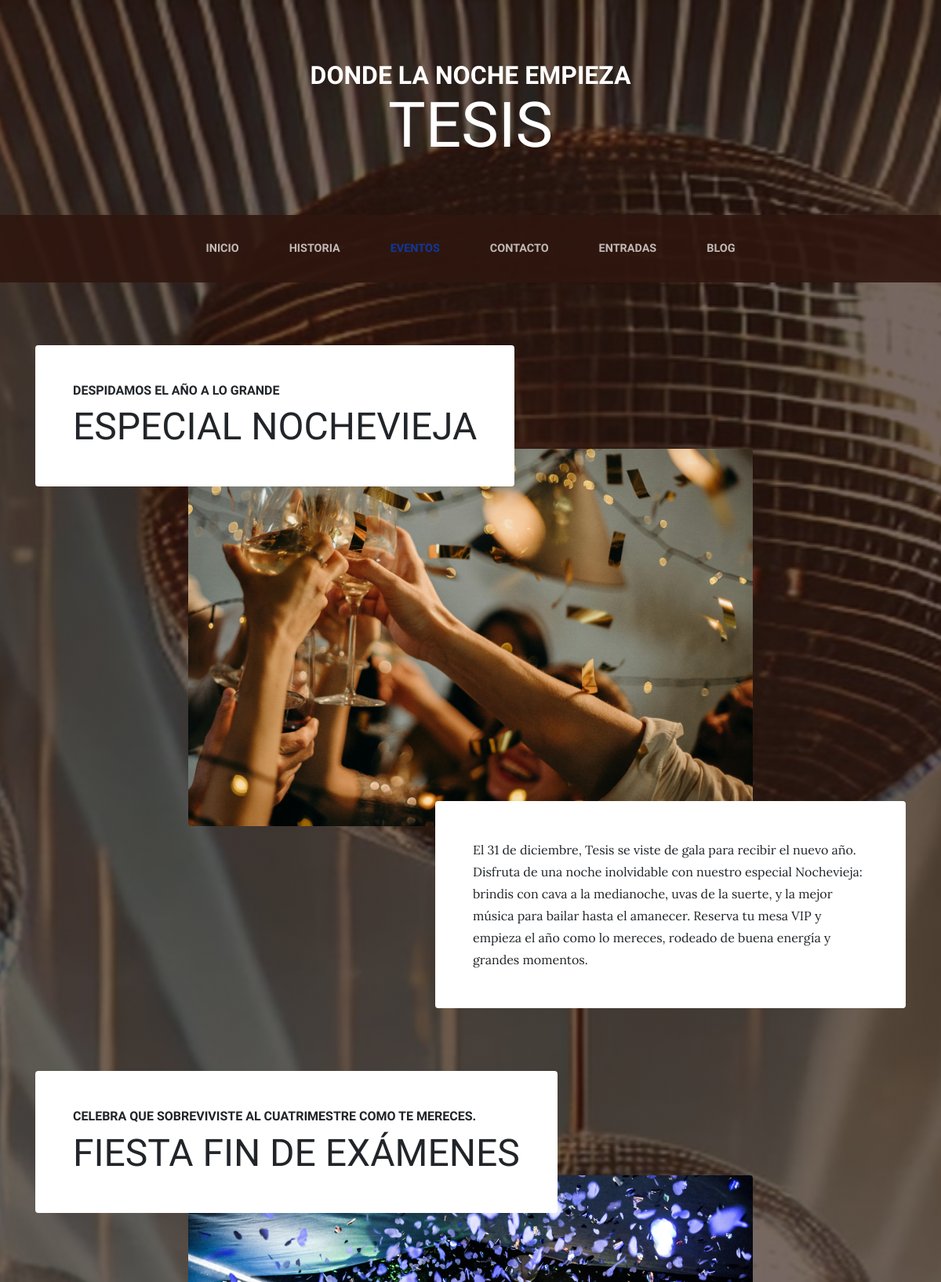
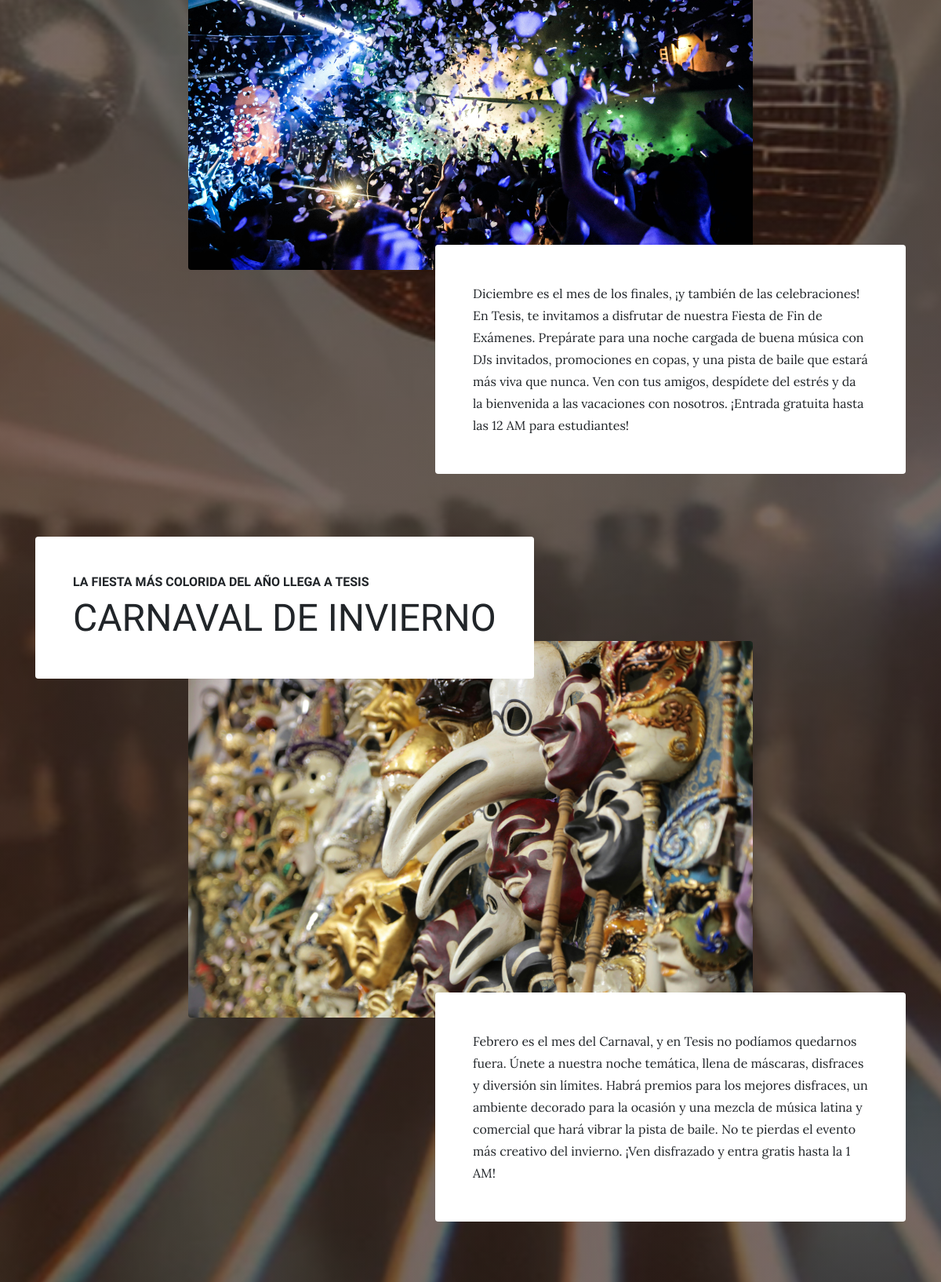
Page /services/ (upper part) on the committed database (2 pictures, top to bottom).
### services/models.py (models this page shows, shortened)
class Service(models.Model):
    title = models.CharField(max_length=200, verbose_name="Título")
    subtitle = models.CharField(max_length=200, verbose_name="Subtítulo")
    content = models.TextField(verbose_name="Contenido")
    image = models.ImageField(verbose_name="Imagen", upload_to="services")
    created = models.DateTimeField(auto_now_add=True, verbose_name="Fecha de creación")
    updated = models.DateTimeField(auto_now=True, verbose_name="Fecha de edición")
    class Meta:
        verbose_name = "servicio"
        verbose_name_plural = "servicios"
        ordering = ['-created']

### services/views.py (the view)
# urls.py: path('', views.services, name="services"),
def services(request):
    services = Service.objects.all()
    return render(request, "services/services.html",
{'services':services})

### pages/templatetags/pages_extras.py (called while the page is built)
@register.simple_tag
def get_page_list():
    pages = Page.objects.all()
    return pages

### social/processors.py (called while the page is built)
def ctx_dict(request):
    ctx = {}
    links = Link.objects.all()
    for link in links:
        ctx[link.key] = link.url
    return ctx

### services/templates/services/services.html (shortened to what this page needs)
{% extends 'core/base.html' %}
{% load static %}
{% block content %}
{% for service in services reversed %}
<section class="page-section">
  <div class="container">
    <div class="product-item">
      <div class="product-item-title d-flex">
        <div class="bg-faded p-5 d-flex mr-auto rounded">
          <h2 class="section-heading mb-0">
            <span class="section-heading-upper">
              {{ service.subtitle }}
            </span>
            <span class="section-heading-lower">
              {{ service.title }}
            </span>
          </h2>
        </div>
      </div>
      <img class="product-item-img mx-auto d-flex rounded img-fluid mb-3"
           src="{{ service.image.url }}" alt="{{ service.title }}">
      <div class="product-item-description d-flex ml-auto">
        <div class="bg-faded p-5 rounded">
          <p class="mb-0">{{ service.content }}</p>
        </div>
      </div>
    </div>
  </div>
</section>
{% endfor %}
{% endblock %}

### core/templates/core/base.html (shortened to what this page needs)
<!DOCTYPE html>
<html lang="es">
<head>
    {% load static %}
    {% load pages_extras %}
    <link href="{% static 'core/vendor/bootstrap/css/bootstrap.min.css'%}" rel="stylesheet">
    <link href="{% static 'core/vendor/font-awesome/css/font-awesome.min.css' %}" rel="stylesheet" type="text/css">
    <link href="{% static 'core/css/business-casual.css' %}?v=2" rel="stylesheet">
</head>
<body>
    <h1 class="site-heading text-center text-white d-none d-lg-block">
        <span class="site-heading-upper text-primary mb-3">Donde la Noche Empieza</span>
        <span class="site-heading-lower">Tesis</span>
    </h1>
    <nav class="navbar navbar-expand-lg navbar-dark py-lg-4" id="mainNav">
        <div class="container">
            <div class="collapse navbar-collapse" id="navbarResponsive">
                <ul class="navbar-nav mx-auto">
                    <li class="nav-item px-lg-4 {% if request.path == '/' %}active{% endif %}">
                        <a class="nav-link text-uppercase text-expanded" href="{% url 'index' %}">Inicio</a>
                    </li>
                    <li class="nav-item px-lg-4 {% if request.path == '/about/' %}active{% endif %}">
                        <a class="nav-link text-uppercase text-expanded" href="{% url 'about' %}">Historia</a>
                    </li>
                    <li class="nav-item px-lg-4 {% if request.path == '/services/' %}active{% endif %}">
                        <a class="nav-link text-uppercase text-expanded" href="{% url 'services' %}">Eventos</a>
                    </li>
                    <li class="nav-item px-lg-4 {% if request.path == '/store/' %}active{% endif %}">
                        <a class="nav-link text-uppercase text-expanded" href="{% url 'store' %}">Contacto</a>
                    </li>
                    <li class="nav-item px-lg-4 {% if request.path == '/contact/' %}active{% endif %}">
                        <a class="nav-link text-uppercase text-expanded" href="{% url 'contact' %}">Entradas</a>
                    </li>
                    <li class="nav-item px-lg-4 {% if request.path|slice:":6" == '/blog/' %}active{% endif %}">
                        <a class="nav-link text-uppercase text-expanded" href="{% url 'blog' %}">Blog</a>
                    </li>
                </ul>
            </div>
        </div>
    </nav>
    {% block content %} {% endblock %}
                {% load pages_extras %}
                {% get_page_list as page_list %}
</body>
</html>

### core/static/core/css/business-casual.css (style rules this page uses)
body { font-family: 'Lora'; background: linear-gradient(rgba(47, 23, 15, 0.65), rgba(47, 23, 15, 0.65)), url("../img/bg2.jpg"); background-attachment: fixed; background-position: center; background-size: cover; }
h1, h2, h3, h4, h5, h6 { font-family: 'Raleway'; }
p { line-height: 1.75; }
.site-heading { margin-top: 5rem; margin-bottom: 5rem; text-transform: uppercase; line-height: 1; font-family: 'Raleway'; }
.site-heading .site-heading-upper { display: block; font-size: 2rem; font-weight: 800; }
.site-heading .site-heading-lower { font-size: 5rem; font-weight: 100; line-height: 4rem; }
.page-section { margin-top: 5rem; margin-bottom: 5rem; }
.section-heading { text-transform: uppercase; }
.section-heading .section-heading-upper { display: block; font-size: 1rem; font-weight: 800; padding-bottom:.5rem; }
.section-heading .section-heading-lower { display: block; font-size: 3rem; font-weight: 100; }
.bg-faded { background-color: rgb(255, 255, 255); }
#mainNav { background-color: rgba(47, 23, 15, 0.9); font-family: 'Raleway'; }
#mainNav .navbar-nav .nav-item .nav-link { color: rgba(255, 255, 255, 0.7); font-weight: 800; }
#mainNav .navbar-nav .nav-item.active .nav-link { color: #0f379b; }
@media (min-width: 992px) { #mainNav .navbar-nav .nav-item .nav-link { font-size: 0.9rem; } }
@media (min-width: 992px) { .product-item .product-item-title { position: relative; z-index: 1; margin-bottom: -3rem; } }
@media (min-width: 992px) { .product-item .product-item-img { position: relative; z-index: 0; max-width: 60vw; } }
@media (min-width: 992px) { .product-item .product-item-description { position: relative; z-index: 1; margin-top: -3rem; max-width: 50vw; } }
.text-primary { color: #ffffff !important; }

### rows in the picture
Service: subtitle "DESPIDAMOS EL AÑO A LO GRANDE", title "ESPECIAL NOCHEVIEJA", image (picture), content "El 31 de diciembre, Tesis se viste de gala para recibir el nuevo año. Disfruta de una noche inolvidable con nuestro especial Nochevieja: brindis con cava a la medianoche, uvas de la suerte, y la mejor música para bailar hasta el amanecer. Reserva tu mesa VIP y empieza el año como lo mereces, rodeado de buena energía y grandes momentos."
Service: subtitle "CELEBRA QUE SOBREVIVISTE AL CUATRIMESTRE COMO TE MERECES.", title "FIESTA FIN DE EXÁMENES", image (picture), content "Diciembre es el mes de los finales, ¡y también de las celebraciones! En Tesis, te invitamos a disfrutar de nuestra Fiesta de Fin de Exámenes. Prepárate para una noche cargada de buena música con DJs invitados, promociones en copas, y una pista de baile que estará más viva que nunca. Ven con tus amigos, despídete del estrés y da la bienvenida a las vacaciones con nosotros. ¡Entrada gratuita hasta las 12 AM para estudiantes!"
Service: subtitle "LA FIESTA MÁS COLORIDA DEL AÑO LLEGA A TESIS", title "CARNAVAL DE INVIERNO", image (picture), content "Febrero es el mes del Carnaval, y en Tesis no podíamos quedarnos fuera. Únete a nuestra noche temática, llena de máscaras, disfraces y diversión sin límites. Habrá premios para los mejores disfraces, un ambiente decorado para la ocasión y una mezcla de música latina y comercial que hará vibrar la pista de baile. No te pierdas el evento más creativo del invierno. ¡Ven disfrazado y entra gratis hasta la 1 AM!"
